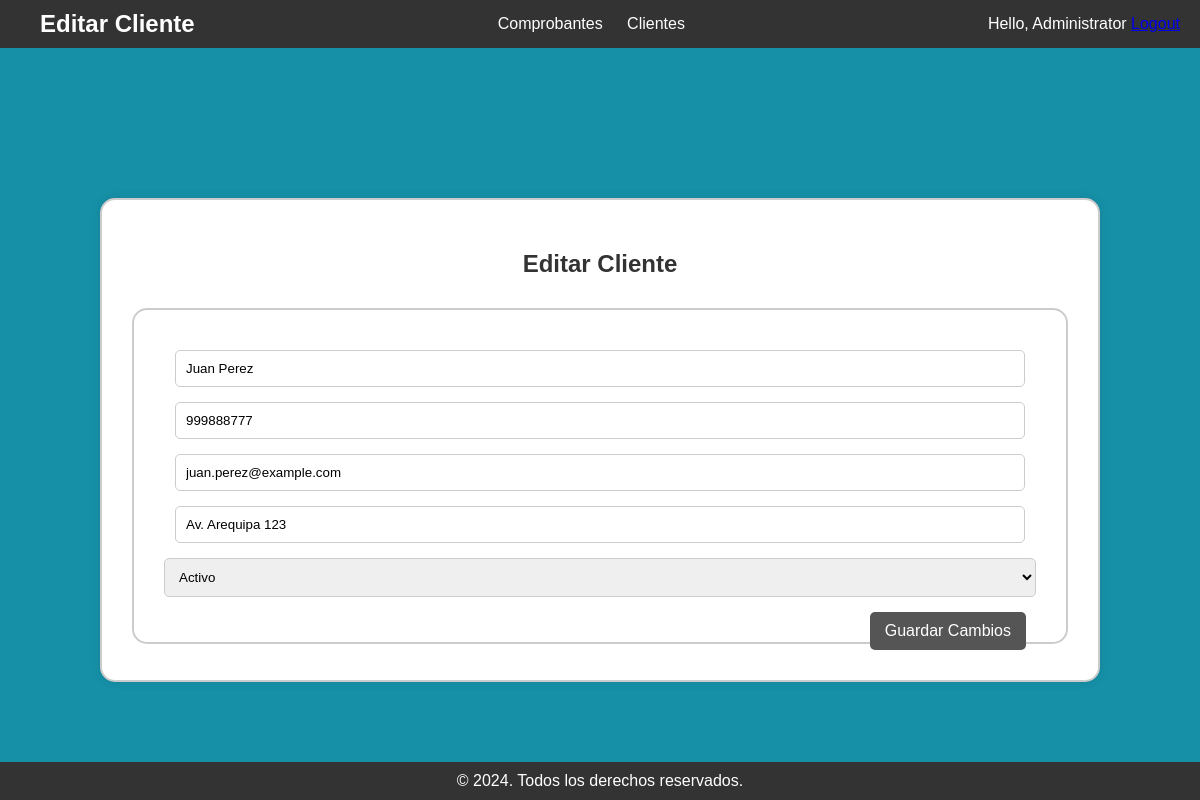
The app's page /editar_cliente.php?dni=12345678 (signed in) with its own data.
### tables this page shows
CREATE TABLE `cliente` (
  `dni` varchar(20) NOT NULL,
  `nombre` varchar(255) NOT NULL,
  `telefono` varchar(20) DEFAULT NULL,
  `email` varchar(255) DEFAULT NULL,
  `direccion` text DEFAULT NULL,
  `estado` enum('activo','inactivo') DEFAULT 'activo'
);

### editar_cliente.php (the view, shortened to what this page needs)
<?php
include("db_conn.php");
$dni = $_GET['dni'];
$query = "SELECT * FROM cliente WHERE dni = '$dni'";
$result = mysqli_query($conn, $query);
$row = mysqli_fetch_assoc($result);
?>
<!DOCTYPE html>
<html lang="en">
<head>
    <link rel="stylesheet" href="style.css">
</head>
<body>
    <header class="header">
        <div class="left-section">
            <h2>Editar Cliente</h2>
        </div>
        <nav class="nav">
            <ul>
                <li><a href="comprobantes.php">Comprobantes</a></li>
                <li><a href="clientes.php">Clientes</a></li>
            </ul>
        </nav>
        <div class="right-section">
            <div class="user-info">
                <span>Hello, <?php echo $_SESSION['name']; ?></span>
                <a href="logout.php">Logout</a>
            </div>
        </div>
    </header>
    <div class="container">
        <h2>Editar Cliente</h2>
        <form action="editar_cliente.php?dni=<?php echo $dni; ?>" method="POST" id="edit_client_form">
            <input type="text" name="nombre" value="<?php echo $row['nombre']; ?>" required>
            <input type="text" name="telefono" value="<?php echo $row['telefono']; ?>" required>
            <input type="email" name="email" value="<?php echo $row['email']; ?>" required>
            <input type="text" name="direccion" value="<?php echo $row['direccion']; ?>" required>
            <select name="estado" required>
                <option value="activo" <?php echo ($row['estado'] == 'activo') ? 'selected' : ''; ?>>Activo</option>
            </select>
            <button type="submit">Guardar Cambios</button>
        </form>
    </div>
    <footer class="footer">
        &copy; 2024. Todos los derechos reservados.
    </footer>
</body>
</html>

### style.css (style rules this page uses)
body { background: #1690A7; font-family: Arial, sans-serif; margin: 0; padding: 0; display: flex; justify-content: center; align-items: center; height: 100vh; flex-direction: column; }
* { font-family: sans-serif; box-sizing: border-box; }
form { width: 500px; border: 2px solid #ccc; padding: 30px; background: #fff; border-radius: 15px; margin-top: 20px; }
form input { display: block; border: 2px solid #ccc; width: 95%; padding: 10px; margin: 10px auto; border-radius: 5px; }
form button { float: right; background: #555; padding: 10px 15px; color: #fff; border-radius: 5px; margin-right: 10px; border: none; }
.header { background: #333; color: #fff; padding: 10px 20px; display: flex; justify-content: space-between; align-items: center; position: fixed; width: 100%; top: 0; z-index: 1000; }
.header h2 { margin: 0; padding-left: 20px; }
.nav ul { list-style-type: none; margin: 0; padding: 0; }
.nav ul li { display: inline; margin-right: 20px; }
.nav ul li:last-child { margin-right: 0; }
.nav ul li a { color: #fff; text-decoration: none; font-size: 16px; }
.container { width: 90%; max-width: 1000px; margin: 100px auto 20px auto; background: #fff; border: 2px solid #ccc; border-radius: 15px; padding: 30px; box-shadow: 0 0 10px rgba(0, 0, 0, 0.1); }
.container h2 { text-align: center; margin-bottom: 30px; color: #333; }
form { width: 100%; }
input[type="text"], input[type="email"], input[type="number"], select { width: calc(100% - 22px); padding: 10px; margin-bottom: 15px; border: 1px solid #ccc; border-radius: 5px; }
select { width: 100%; }
button { background-color: #555; color: #fff; border: none; padding: 12px 20px; text-align: center; text-decoration: none; display: inline-block; font-size: 16px; border-radius: 5px; cursor: pointer; float: right; margin-right: 10px; margin-left: 10px; }
.footer { text-align: center; color: #fff; background-color: #333; padding: 10px 0; position: fixed; bottom: 0; width: 100%; }

### records on screen
cliente: nombre "Juan Perez", telefono "999888777", email "juan.perez@example.com", direccion "Av. Arequipa 123", estado "Activo"

### other values on screen
$_SESSION['name'] "Administrator"
